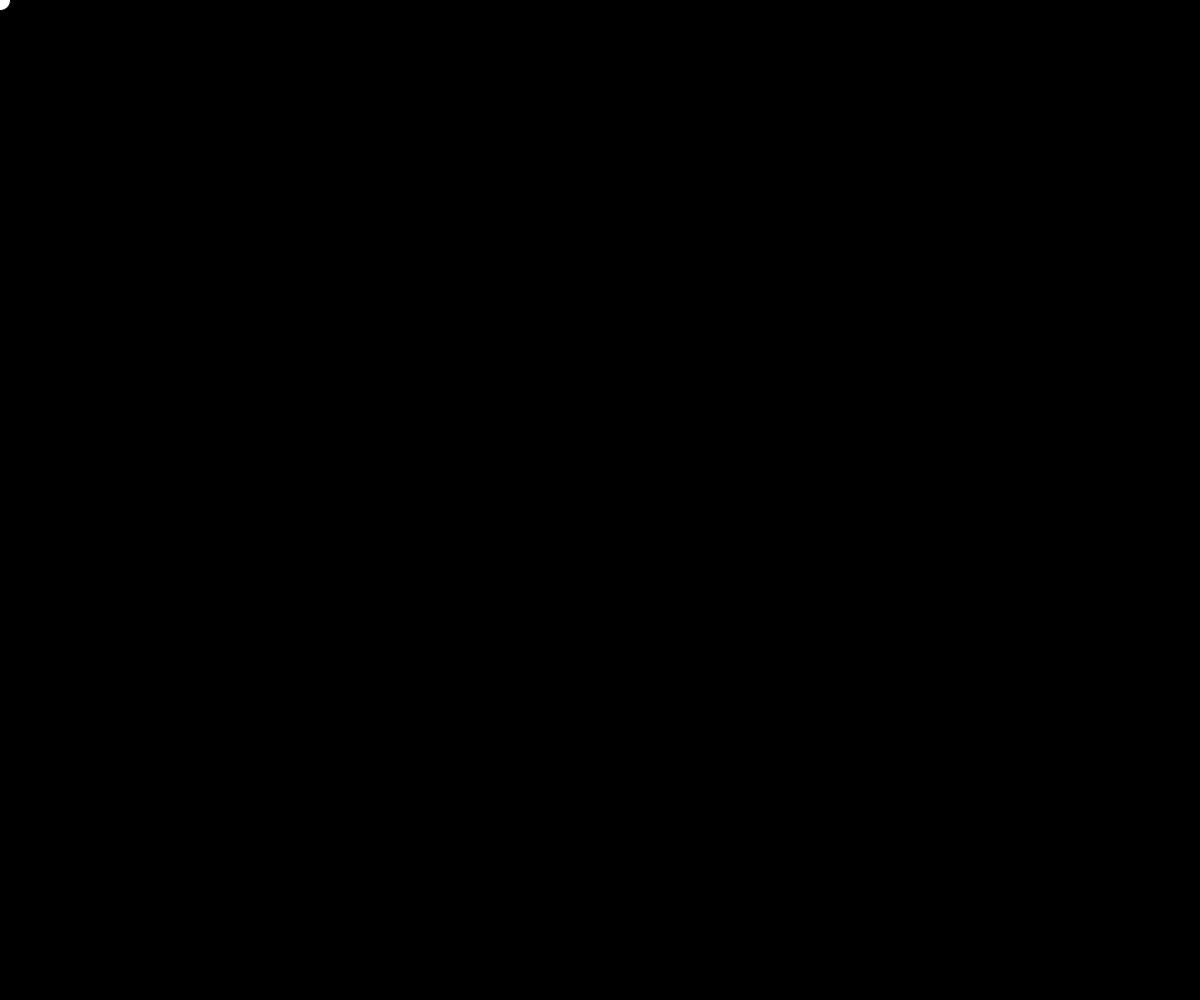
Frame 1 (no input)
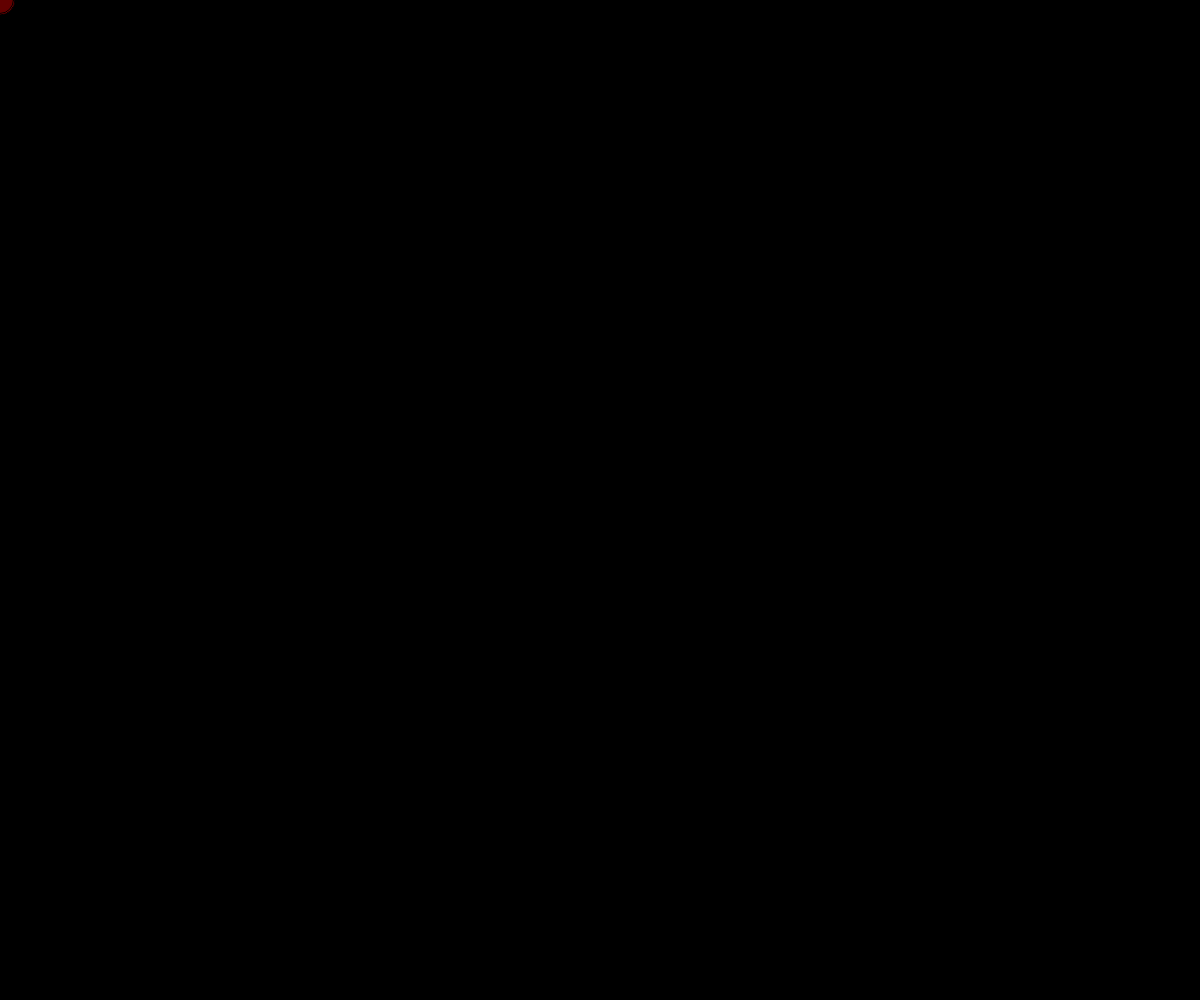
Frame 60 (no input)
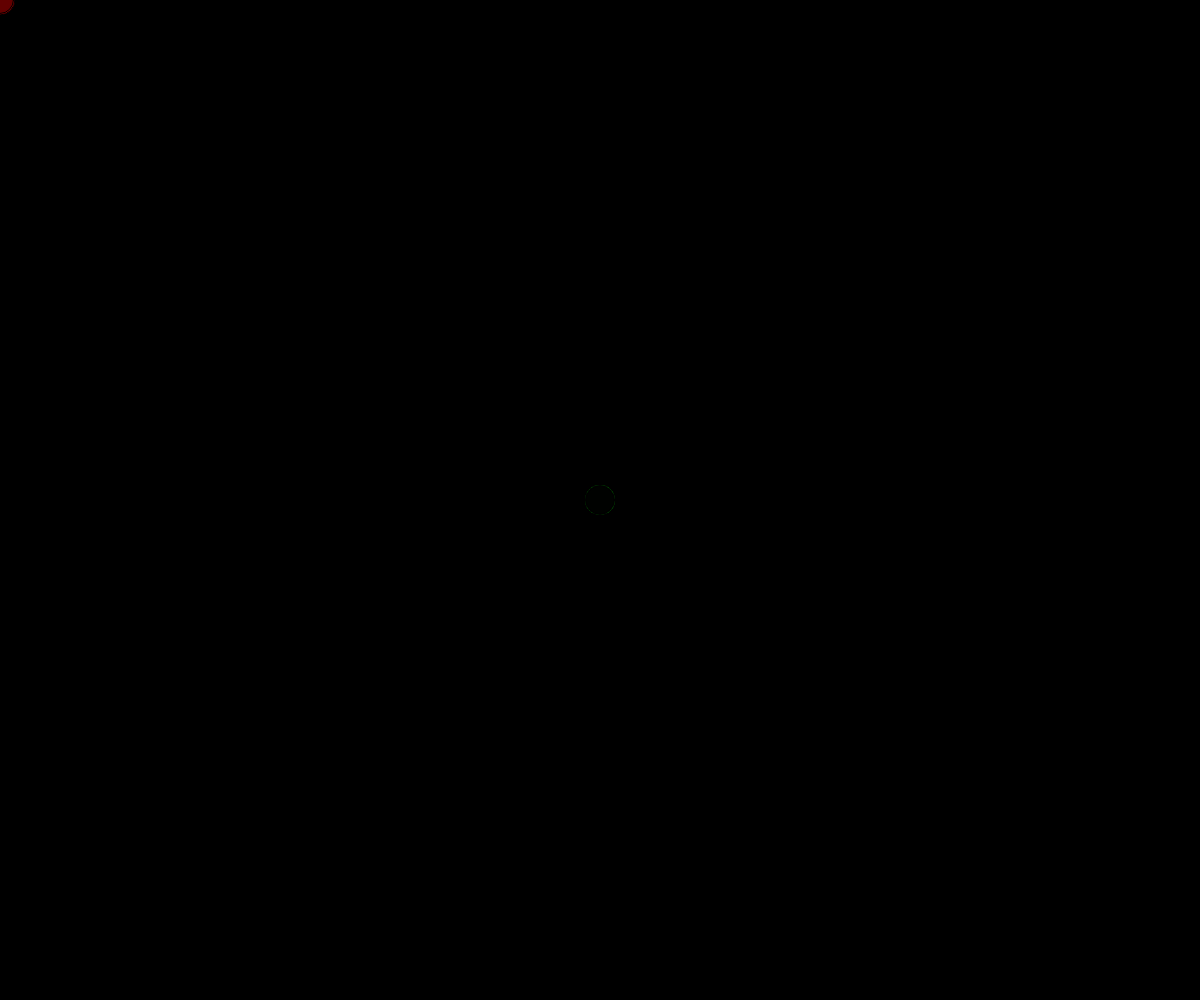
Frame 120 (the mouse pressed at the canvas centre since frame 60)

The p5.js sketch that drew these frames (run headless with seeded random() and noise() and a simulated clock; from frame 60 on, the mouse is pressed at the canvas centre):

// p5.js sketch
// ── sketch.js
//Brush Experiment #1
//v01– Getting Started
//-------------------
function setup (){
	createCanvas (windowWidth, windowHeight);
	background(0);

}
//-------------------
function draw(){
    mousePressed();
}

function mousePressed(){
    var circleSize = random (30);
    var colorRand = random(255);
    //don't repeat song after the cubes 
    if(mouseIsPressed == true){
        ellipse(mouseX, mouseY, circleSize, circleSize);
        fill(0,colorRand,0);
    }else{
        ellipse(mouseX, mouseY, circleSize, circleSize);
        fill(colorRand,0,0);
    }
}


function windowResized () {
    resizeCanvas (windowWidth, windowHeight); 
}
// ── style.css
canvas {
    position: fixed; top: 0; left: 0; z-index: 1; } #content {position: relative; z-index: 2;
}
